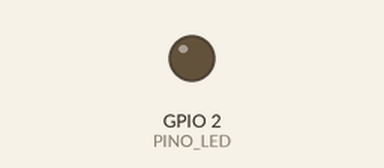
A sketch run on a simulated ESP32. Shown: output pins drawn as LEDs (lit = HIGH). What the sketch prints to the serial monitor is not drawn.

Above: at 1.6 s.
At 13.3 s:
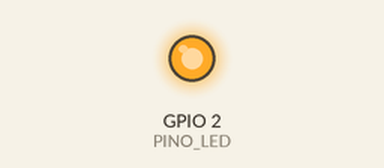
Timing chart, 0 to 14.0 s (numbered marks = the images above):
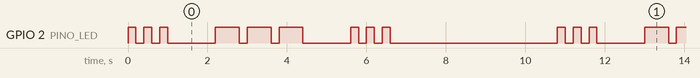

Measured:
- by itself, GPIO 2 (PINO_LED): repeats every 10.8 s: 2 × (LOW 0.20 s, HIGH 0.20 s), LOW 1.2 s, 2 × (HIGH 0.60 s, LOW 0.20 s), HIGH 0.60 s, LOW 1.2 s, 2 × (HIGH 0.20 s, LOW 0.20 s), HIGH 0.20 s, LOW 4.2 s, HIGH 0.20 s
- by itself, everything shown: repeats every 10.8 s, in 18 steps

The sketch:

desafio_sos_morse.ino
```cpp
/*
 * Projeto: Desafio — SOS em código Morse
 * Livro: ESP32 Descomplicado — Capítulo 2 (Desafio)
 * Autor: Felipe Tavares
 * Descrição: Pisca o LED embutido transmitindo SOS em código Morse:
 *            três flashes curtos (S), três longos (O), três curtos (S).
 *            Repete continuamente com pausa entre cada transmissão.
 * Hardware: ESP32 DevKit v1 (38 ou 30 pinos) — só o cabo USB
 * Testado em: Arduino IDE 2.x, pacote ESP32 by Espressif Systems
 * Wokwi: usar diagram.json com apenas o ESP32 (LED embutido)
 *
 * Se você usar este projeto em publicações, vídeos ou repositórios,
 * mantenha este cabeçalho com a atribuição ao autor.
 */

// LED embutido do ESP32 DevKit v1 — GPIO2
#define PINO_LED 2

// Duração dos elementos do código Morse em milissegundos.
// Centralizar aqui facilita ajustar o ritmo sem caçar valores no código.
#define PONTO   200   // flash curto  (· )
#define TRACO   600   // flash longo  (— )
#define GAP     200   // pausa entre flashes dentro de uma letra
#define GAP_LETRA 1000  // pausa entre letras

// Pisca o LED uma vez com a duração especificada e aguarda o gap seguinte
void flash(int duracao) {
  digitalWrite(PINO_LED, HIGH);
  delay(duracao);
  digitalWrite(PINO_LED, LOW);
  delay(GAP);  // intervalo obrigatório entre cada flash
}

// Transmite a letra S em Morse: · · ·
void letraS() {
  flash(PONTO);
  flash(PONTO);
  flash(PONTO);
  delay(GAP_LETRA);  // pausa após a letra
}

// Transmite a letra O em Morse: — — —
void letraO() {
  flash(TRACO);
  flash(TRACO);
  flash(TRACO);
  delay(GAP_LETRA);
}

void setup() {
  pinMode(PINO_LED, OUTPUT);
  Serial.begin(115200);
  Serial.println("Transmitindo SOS...");
}

void loop() {
  // S — O — S
  letraS();
  letraO();
  letraS();

  // Pausa longa antes de repetir a mensagem
  delay(3000);
  Serial.println("SOS transmitido — repetindo...");
}
```
